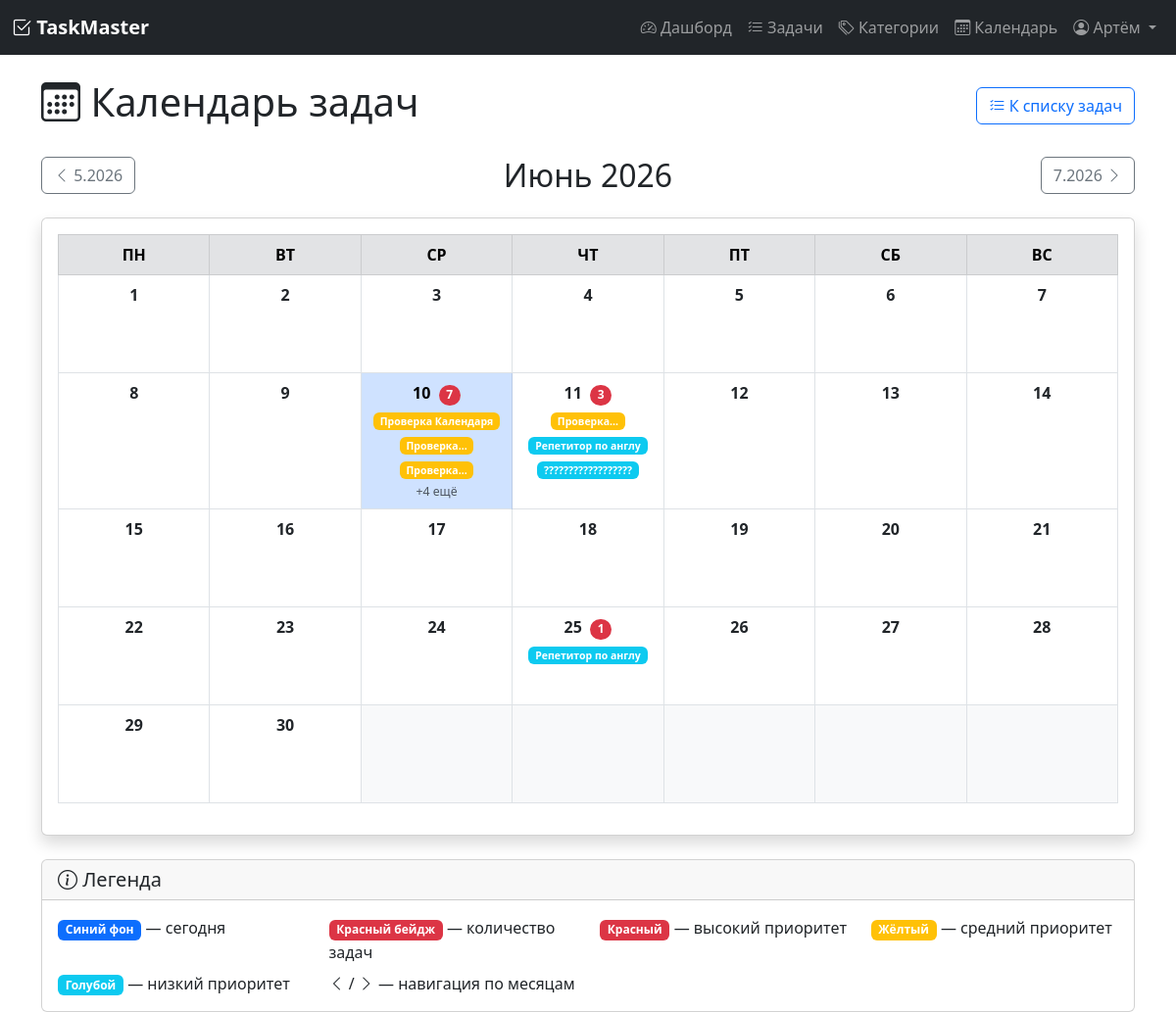
Page /calendar (signed in) on the committed database.
### models.py (models this page shows, shortened)
class User(UserMixin, db.Model):
    __tablename__ = 'user'
    id = db.Column(db.Integer, primary_key=True)
    username = db.Column(db.String(80), unique=True, nullable=False)
    email = db.Column(db.String(120), unique=True, nullable=False)
    password_hash = db.Column(db.String(200), nullable=False)
    registered_at = db.Column(db.DateTime, default=datetime.utcnow)
    timezone = db.Column(db.String(50), default='Europe/Moscow')
    role = db.Column(db.String(20), default='user')  # 'user' или 'admin'
    tasks = db.relationship('Task', backref='author', lazy=True, cascade='all, delete-orphan')
    categories = db.relationship('Category', backref='user', lazy=True, cascade='all, delete-orphan')
    tags = db.relationship('Tag', backref='user', lazy=True, cascade='all, delete-orphan')

class Task(db.Model):
    __tablename__ = 'task'
    id = db.Column(db.Integer, primary_key=True)
    title = db.Column(db.String(200), nullable=False)
    description = db.Column(db.Text, default='')
    status = db.Column(db.String(20), default='pending')  # pending, in_progress, completed
    priority = db.Column(db.String(20), default='medium')  # low, medium, high
    deadline = db.Column(db.DateTime, nullable=True)
    created_at = db.Column(db.DateTime, default=datetime.utcnow)
    updated_at = db.Column(db.DateTime, default=datetime.utcnow, onupdate=datetime.utcnow)
    user_id = db.Column(db.Integer, db.ForeignKey('user.id'), nullable=False)
    category_id = db.Column(db.Integer, db.ForeignKey('category.id'), nullable=True)
    subtasks = db.relationship('Subtask', backref='parent_task', lazy=True, cascade='all, delete-orphan')
    tags = db.relationship('Tag', secondary=task_tags, backref='tasks', lazy='dynamic')
    attachments = db.relationship('Attachment', backref='task', lazy=True, cascade='all, delete-orphan')
    recurring_rule = db.relationship('RecurringRule', backref='task', uselist=False, cascade='all, delete-orphan')

### app.py (the view)
@app.route('/calendar')
@login_required
def calendar_view():
    current_year = request.args.get('year', type=int)
    current_month = request.args.get('month', type=int)
    now = datetime.utcnow()
    if not current_year:
        current_year = now.year
    if not current_month:
        current_month = now.month
    first_day = date(current_year, current_month, 1)
    start_weekday = first_day.weekday()
    if current_month == 12:
        next_month = date(current_year + 1, 1, 1)
    else:
        next_month = date(current_year, current_month + 1, 1)
    days_in_month = (next_month - first_day).days
    calendar_days = []
    for i in range(1, days_in_month + 1):
        calendar_days.append(date(current_year, current_month, i))
    tasks = Task.query.filter_by(user_id=current_user.id).all()
    tasks_by_date = {}
    for task in tasks:
        if task.deadline:
            task_date = task.deadline.date()
            if task_date not in tasks_by_date:
                tasks_by_date[task_date] = []
            tasks_by_date[task_date].append(task)
    calendar_grid = []
    week = []
    for i in range(start_weekday):
        week.append(None)
    for day in calendar_days:
        day_info = {
            'date': day,
            'day': day.day,
            'tasks': tasks_by_date.get(day, []),
            'is_today': day == now.date()
        }
        week.append(day_info)
        if len(week) == 7:
            calendar_grid.append(week)
            week = []
    if week:
        while len(week) < 7:
            week.append(None)
        calendar_grid.append(week)
    weekdays = ['ПН', 'ВТ', 'СР', 'ЧТ', 'ПТ', 'СБ', 'ВС']
    month_names = {
        1: 'Январь', 2: 'Февраль', 3: 'Март', 4: 'Апрель',
        5: 'Май', 6: 'Июнь', 7: 'Июль', 8: 'Август',
        9: 'Сентябрь', 10: 'Октябрь', 11: 'Ноябрь', 12: 'Декабрь'
    }
    prev_month = current_month - 1
    prev_year = current_year
    if prev_month == 0:
        prev_month = 12
        prev_year -= 1
    next_month = current_month + 1
    next_year = current_year
    if next_month == 13:
        next_month = 1
        next_year += 1
    return render_template('calendar.html',
                         calendar_grid=calendar_grid,
                         weekdays=weekdays,
                         month_name=month_names[current_month],
                         year=current_year,
                         current_month=current_month,
                         current_year=current_year,
                         prev_month=prev_month,
                         prev_year=prev_year,
                         next_month=next_month,
                         next_year=next_year)

### app.py (called while the page is built)
@login_manager.user_loader
def load_user(user_id):
    return User.query.get(int(user_id))

### templates/calendar.html (shortened to what this page needs)
{% extends "base.html" %}
{% block content %}
<div class="d-flex justify-content-between align-items-center mb-4">
    <h1><i class="bi bi-calendar3"></i> Календарь задач</h1>
    <div>
        <a href="{{ url_for('tasks') }}" class="btn btn-outline-primary">
            <i class="bi bi-list-check"></i> К списку задач
        </a>
    </div>
</div>
<div class="d-flex justify-content-between align-items-center mb-4">
    <a href="{{ url_for('calendar_view', year=prev_year, month=prev_month) }}" class="btn btn-outline-secondary">
        <i class="bi bi-chevron-left"></i> {{ prev_month }}.{{ prev_year }}
    </a>
    <h2 class="mb-0">{{ month_name }} {{ year }}</h2>
    <a href="{{ url_for('calendar_view', year=next_year, month=next_month) }}" class="btn btn-outline-secondary">
        {{ next_month }}.{{ next_year }} <i class="bi bi-chevron-right"></i>
    </a>
</div>
<div class="card shadow">
    <div class="card-body p-3">
        <div class="table-responsive">
            <table class="table table-bordered text-center calendar-table">
                <thead>
                    <tr class="table-secondary">
                        {% for weekday in weekdays %}
                            <th style="width: 14.28%">{{ weekday }}</th>
                        {% endfor %}
                    </tr>
                </thead>
                <tbody>
                    {% for week in calendar_grid %}
                        <tr style="height: 100px;">
                            {% for day in week %}
                                {% if day %}
                                    <td class="{% if day.is_today %}table-primary{% endif %} align-top"
                                        style="cursor: pointer; vertical-align: top;">
                                        <div class="fw-bold mb-1">
                                            {{ day.day }}
                                            {% if day.tasks %}
                                                <span class="badge bg-danger rounded-pill ms-1">
                                                    {{ day.tasks|length }}
                                                </span>
                                            {% endif %}
                                        </div>
                                        <div class="small">
                                            {% for task in day.tasks[:3] %}
                                                <div class="mb-1 text-truncate" style="max-width: 100%;">
                                                    <span class="badge
                                                        {% if task.priority == 'high' %}bg-danger
                                                        {% elif task.priority == 'medium' %}bg-warning
                                                        {% else %}bg-info{% endif %}">
                                                        {{ task.title|truncate(15) }}
                                                    </span>
                                                </div>
                                            {% endfor %}
                                            {% if day.tasks|length > 3 %}
                                                <div class="text-muted small">
                                                    +{{ day.tasks|length - 3 }} ещё
                                                </div>
                                            {% endif %}
                                        </div>
                                    </td>
                                {% else %}
                                    <td class="bg-light"></td>
                                {% endif %}
                            {% endfor %}
                        </tr>
                    {% endfor %}
                </tbody>
            </table>
        </div>
    </div>
</div>
<div class="row mt-4">
    <div class="col-md-12">
        <div class="card">
            <div class="card-header">
                <h5 class="mb-0"><i class="bi bi-info-circle"></i> Легенда</h5>
            </div>
            <div class="card-body">
                <div class="row">
                    <div class="col-md-3">
                        <span class="badge bg-primary">Синий фон</span> — сегодня
                    </div>
                    <div class="col-md-3">
                        <span class="badge bg-danger">Красный бейдж</span> — количество задач
                    </div>
                    <div class="col-md-3">
                        <span class="badge bg-danger">Красный</span> — высокий приоритет
                    </div>
                    <div class="col-md-3">
                        <span class="badge bg-warning">Жёлтый</span> — средний приоритет
                    </div>
                    <div class="col-md-3 mt-2">
                        <span class="badge bg-info">Голубой</span> — низкий приоритет
                    </div>
                    <div class="col-md-3 mt-2">
                        <i class="bi bi-chevron-left"></i> / <i class="bi bi-chevron-right"></i> — навигация по месяцам
                    </div>
                </div>
            </div>
        </div>
    </div>
</div>
{% endblock %}

### templates/base.html (shortened to what this page needs)
<!DOCTYPE html>
<html lang="ru">
<head>
    <link href="https://cdn.jsdelivr.net/npm/bootstrap@5.3.0/dist/css/bootstrap.min.css" rel="stylesheet">
    <link rel="stylesheet" href="https://cdn.jsdelivr.net/npm/bootstrap-icons@1.11.0/font/bootstrap-icons.css">
</head>
<body>
    {% if current_user.is_authenticated %}
    <nav class="navbar navbar-expand-lg navbar-dark bg-dark">
        <div class="container-fluid">
            <a class="navbar-brand" href="{{ url_for('dashboard') }}">
                <i class="bi bi-check2-square"></i> TaskMaster
            </a>
            <div class="collapse navbar-collapse" id="navbarNav">
                <ul class="navbar-nav ms-auto">
    <li class="nav-item">
        <a class="nav-link" href="{{ url_for('dashboard') }}">
            <i class="bi bi-speedometer2"></i> Дашборд
        </a>
    </li>
    <li class="nav-item">
        <a class="nav-link" href="{{ url_for('tasks') }}">
            <i class="bi bi-list-check"></i> Задачи
        </a>
    </li>
    <li class="nav-item">
        <a class="nav-link" href="{{ url_for('categories') }}">
            <i class="bi bi-tags"></i> Категории
        </a>
    </li>
    <li class="nav-item">
        <a class="nav-link" href="{{ url_for('calendar_view') }}">
            <i class="bi bi-calendar3"></i> Календарь
        </a>
    </li>
    <li class="nav-item dropdown">
        <a class="nav-link dropdown-toggle" href="#" id="userDropdown" role="button" data-bs-toggle="dropdown">
            <i class="bi bi-person-circle"></i> {{ current_user.username }}
        </a>
    </li>
</ul>
            </div>
        </div>
    </nav>
    {% endif %}
    <div class="container mt-4">
        {% block content %}{% endblock %}
    </div>
</body>
</html>

### templates/base.html (style rules this page uses)
.navbar-brand { font-weight: bold; }

### templates/calendar.html (style rules this page uses)
.calendar-table td { transition: background-color 0.2s; }

### rows in the picture
User: username "Артём"
Task: title "Проверка Календаря"
Task: title "Проверка..."
Task: title "Проверка..."
Task: title "Проверка..."
Task: title "Репетитор по англу"
Task: title "??????????????????"
Task: title "Репетитор по англу"

### other values in the picture
{{ prev_month }} "5"
{{ prev_year }} "2026"
{{ month_name }} "Июнь"
{{ year }} "2026"
{{ next_month }} "7"
{{ next_year }} "2026"
{{ weekday }} "ПН" "ВТ" "СР" "ЧТ" "ПТ" "СБ" "ВС"
{{ day.day }} "1" "2" "3" "4" "5" "6" "7" "8" "9" "10" "11" "12" "13" "14" "15" "16" "17" "18" "19" "20" "21" "22" "23" "24" "25" "26" "27" "28" "29" "30"
{{ day.tasks|length }} "7" "3" "1"
{{ day.tasks|length - 3 }} "4"
